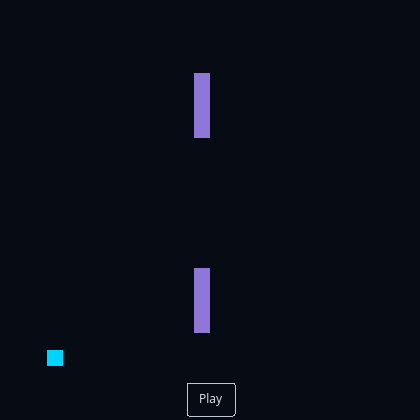

This figure's notebook cell:
### Code cell
# Evolution of mu_t under the CCW spiral policy
P_ccw = env.induced_chain(env.spiral_ccw())
env.animate(P_ccw).show()

### Figure 1 — Plotly figure (JSON) as saved in the notebook; plotly's stock layout.template omitted (floating-point values rounded to 4 significant figures; data arrays with more than 128 entries replaced by an {"elided": "..."} marker saying what was removed)
{"data": [{"colorscale": [[0, "#070b14"], [1, "#00d4ff"]], "hoverinfo": "skip", "showscale": false, "type": "heatmap", "z": {"elided": "20x20 float values"}, "zmin": 0}, {"colorscale": [[0, "rgba(0,0,0,0)"], [1, "rgba(167,139,250,0.85)"]], "hoverinfo": "skip", "showscale": false, "type": "heatmap", "z": {"elided": "20x20 float values"}, "zmax": 1, "zmin": 0}], "layout": {"font": {"color": "#e2e8f0"}, "height": 420, "margin": {"b": 5, "l": 5, "r": 5, "t": 40}, "paper_bgcolor": "#070b14", "plot_bgcolor": "#070b14", "title": {"font": {"color": "#e2e8f0"}, "text": ""}, "updatemenus": [{"buttons": [{"args": [null, {"frame": {"duration": 70, "redraw": true}, "fromcurrent": true}], "label": "Play", "method": "animate"}], "showactive": false, "type": "buttons", "x": 0.5, "xanchor": "center", "y": -0.05}], "width": 420, "xaxis": {"showgrid": false, "showticklabels": false, "zeroline": false}, "yaxis": {"autorange": "reversed", "scaleanchor": "x", "showgrid": false, "showticklabels": false, "zeroline": false}}}
